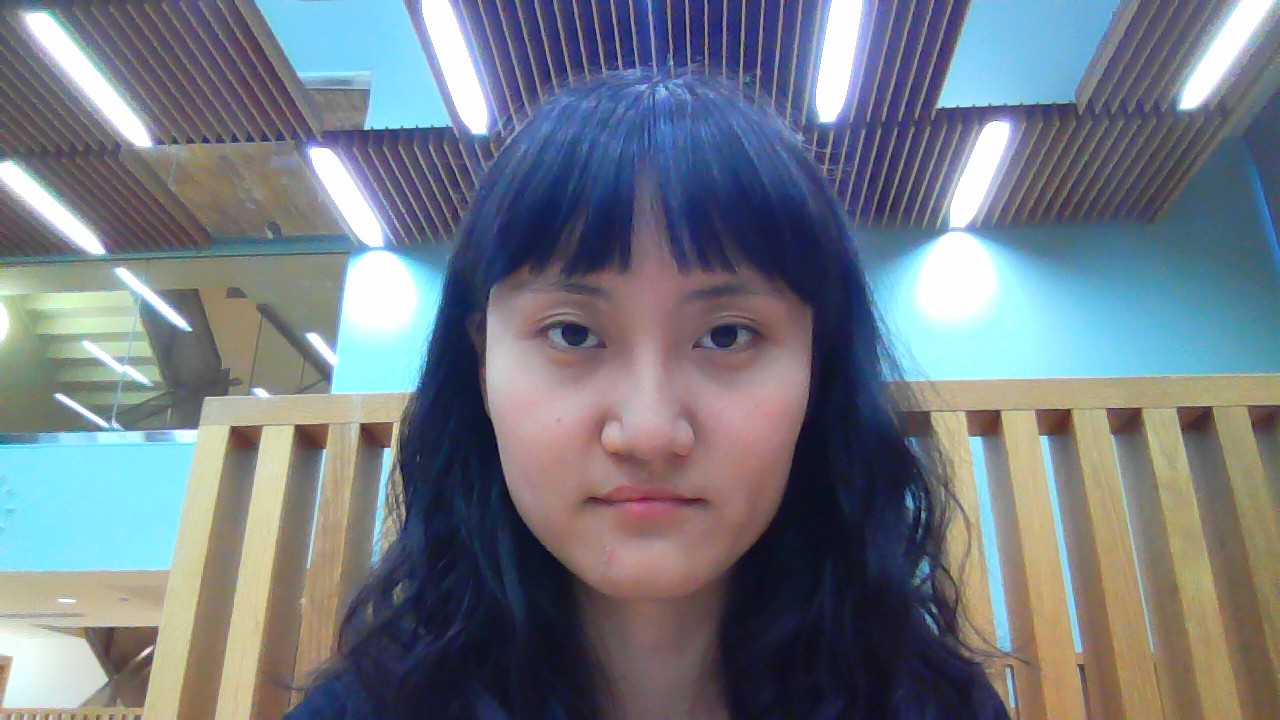
%> input picture my.jpg, 1280 x 720 px
$ octave --eval "result = eyeglassExtract;"   (GNU Octave 9; MATLAB toolbox functions it lacks are replaced by stand-ins)
%> lines starting %> are read from the running program, lines starting %| are printed output that depends on the picture; in (x1, y1, x2, y2) boxes, pixels count from 0 and x2, y2 are one past the last pixel; in counts of white or black regions, pixels touching at a corner belong together; the program's own positions count from 1
### simple-method/decideTh.m
function Th = decideTh(varI)
% Decide the binarizing threshold of an image

varI = round(varI/1000);
switch (varI)
    case 0
        Th = 0.85
    case 1
        Th = 0.8;
    case 2
        Th = 0.7;
    case 3
        Th = 0.6;
    case 4
        Th = 0.55;
    case 5
        Th = 0.15;
    otherwise
        Th = 0.15;
end

end

### simple-method/eyeglassExtract.m
function [EyeGlass, Mask, k1] = eyeglassExtract()
% Eye glasses Extraction Function
[filename, pathname] = uigetfile(...
    {'*.jpg; *.png; *.JPG; *.jpeg; *.JPEG; *.img; *.IMG; *.tif; *.TIF; *.tiff, *.TIFF','Supported Files (*.jpg,*.img,*.tiff,)'; ...
    '*.jpg','jpg Files (*.jpg)';...
    '*.png','png Files (*.png)';...
    '*.JPG','JPG Files (*.JPG)';...
    '*.jpeg','jpeg Files (*.jpeg)';...
    '*.JPEG','JPEG Files (*.JPEG)';...
    '*.img','img Files (*.img)';...
    '*.IMG','IMG Files (*.IMG)';...
    '*.tif','tif Files (*.tif)';...
    '*.TIF','TIF Files (*.TIF)';...
    '*.tiff','tiff Files (*.tiff)';...
    '*.TIFF','TIFF Files (*.TIFF)'});
%> the answer given: ../my.jpg

% No image read in
if isequal(filename,0)
    error(' Load Error: No files selected! Load cancelled.')
end

% Show original image
fullname = fullfile(pathname,filename);
Igl = imread(fullname);
%> Igl is the input picture: size 720x1280x3 uint8; mean R, G, B 115.4, 122.6, 131.8
%figure;imshow(Igl);

close all;clc;
grayIgl = rgb2gray(Igl);
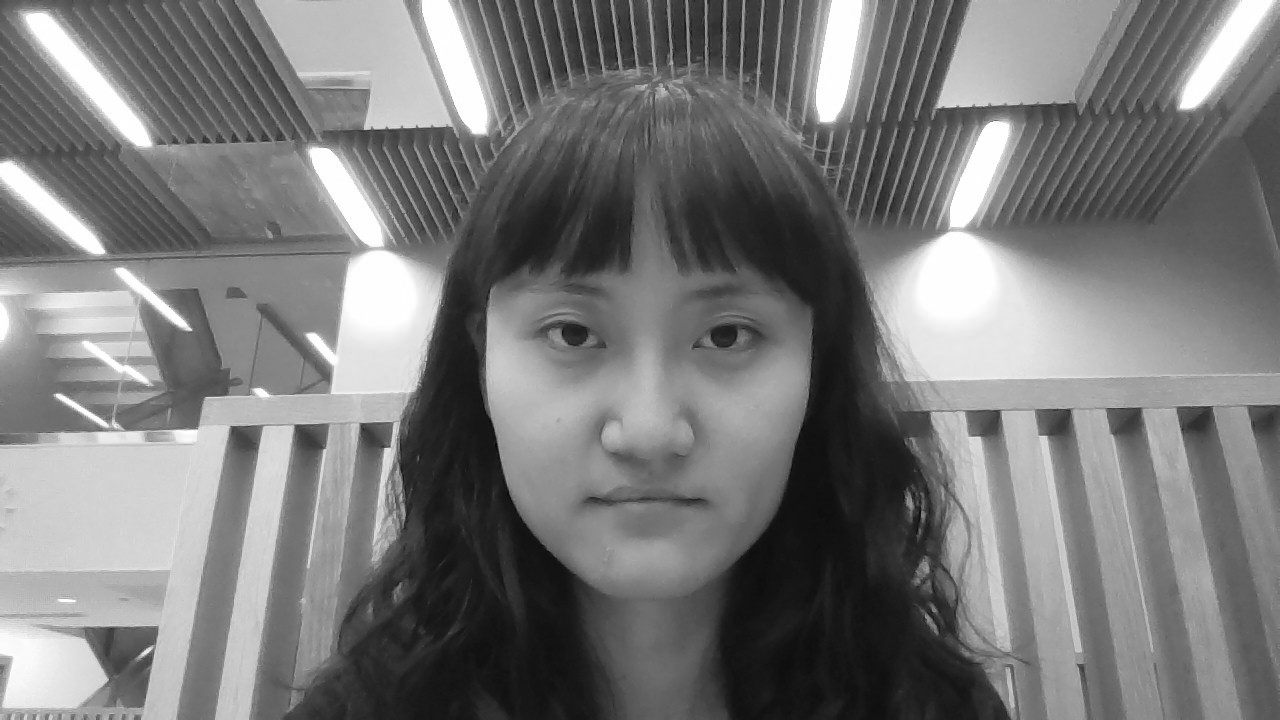
%> grayIgl: size 720x1280 uint8; min 6, max 255, mean 121.5

seBH = strel('disk',80);
J = imbothat(grayIgl,seBH);
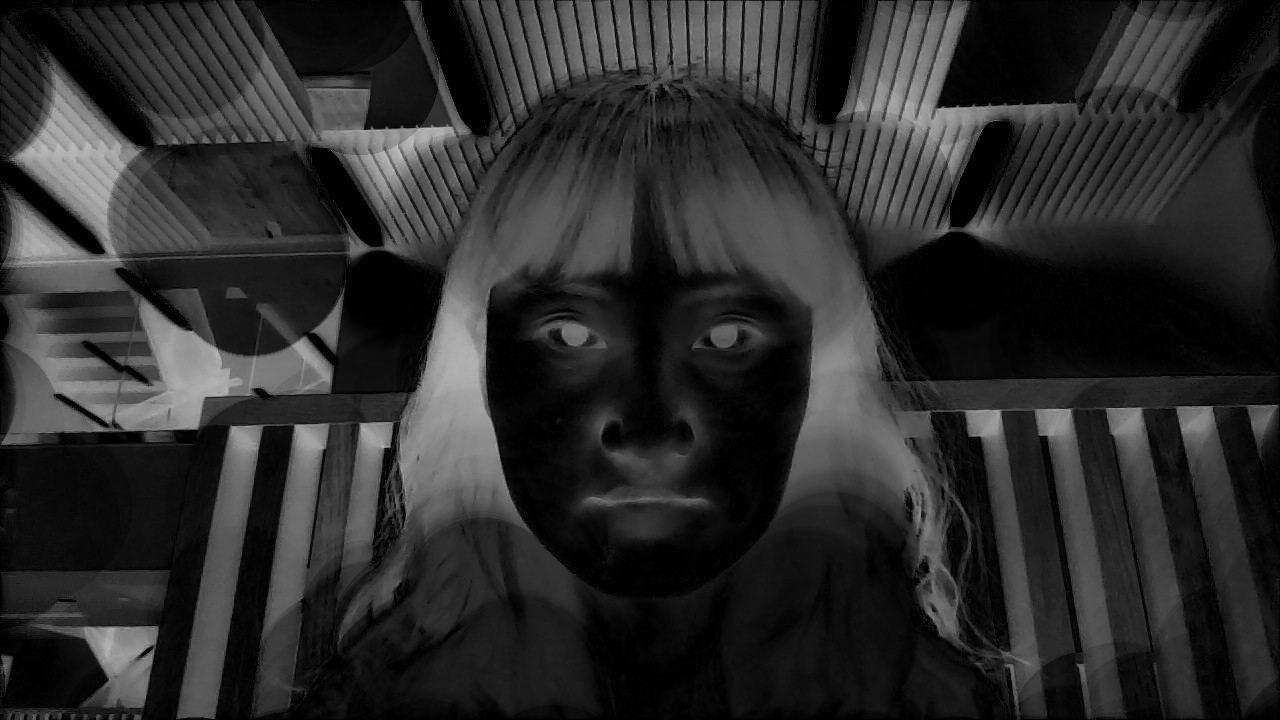
%> J: size 720x1280 uint8; min 0, max 194, mean 43.7
%figure,imshow(J);

%%
% determine the threshold according to global var
varImg = var(double(grayIgl(:)));
%> varImg = 3812.7
th = decideTh(varImg);
%> in decideTh, `varI = round(varI/1000);`: varI = 4
%> th = 0.55

bwIgl = imbinarize(J,'adaptive','Sensitivity',th);
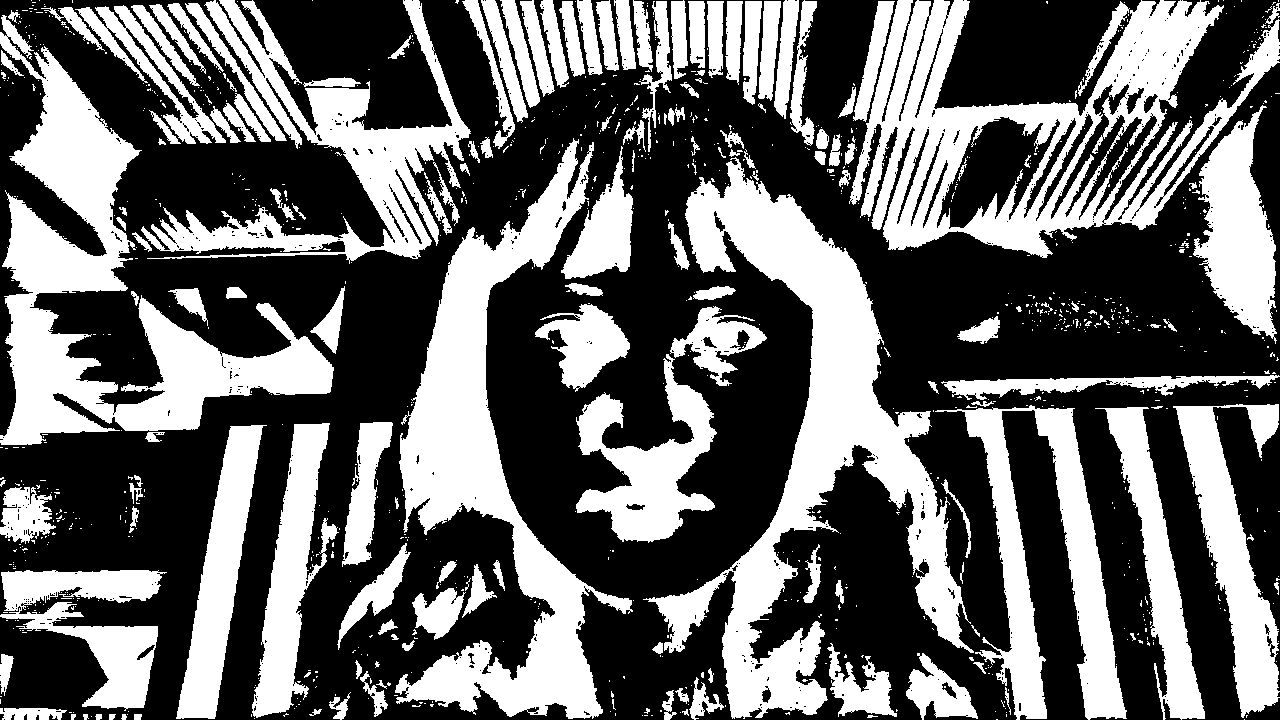
%> bwIgl: size 720x1280 logical; 40.1% white; 1071 white regions (909 under 20 px), largest, box (x1, y1, x2, y2) and area: (643, 157, 974, 719) 48368, (849, 0, 1280, 258) 41433, (0, 15, 334, 445) 40766
figure,imshow(bwIgl);

%%
se = strel('disk',3);
erodedI = imerode(bwIgl,se);
%> erodedI: size 720x1280 logical; 28.4% white; 262 white regions (125 under 20 px), largest, box (x1, y1, x2, y2) and area: (687, 164, 961, 716) 38189, (401, 143, 601, 717) 33280, (5, 54, 137, 293) 14664
%figure,imshow(erodedI);

%%
FiltedI = bwareafilt(erodedI,1);
%> FiltedI: size 720x1280 logical; 4.1% white; 1 white region, box (x1, y1, x2, y2) and area: (687, 164, 961, 716) 38189
%figure,imshow(FiltedI);
se = strel('disk',3);
Mask = imdilate(FiltedI,se);
%> Mask: size 720x1280 logical; 4.9% white; 1 white region, box (x1, y1, x2, y2) and area: (685, 162, 963, 718) 44937
%figure,imshow(Mask);

%%
EyeGlass(:,:,1) = uint8(Mask) .* Igl(:,:,1);
EyeGlass(:,:,2) = uint8(Mask) .* Igl(:,:,2);
EyeGlass(:,:,3) = uint8(Mask) .* Igl(:,:,3);
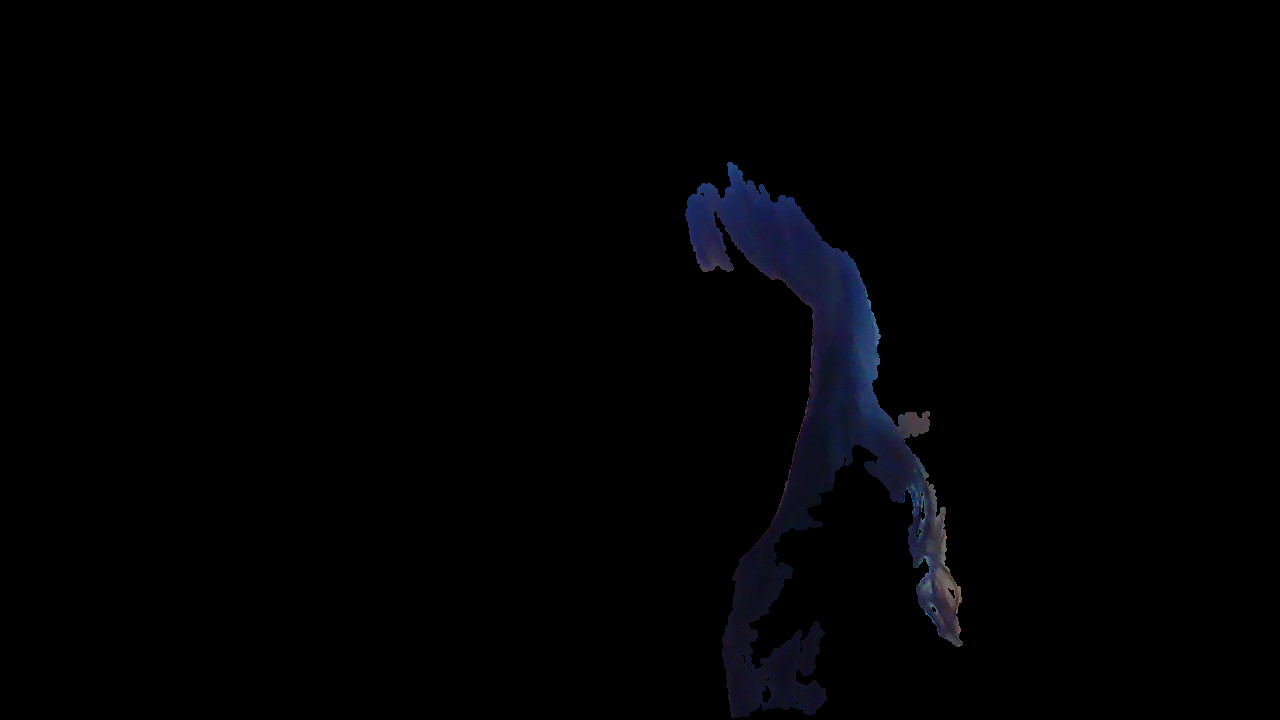
%> EyeGlass: size 720x1280x3 uint8; mean R, G, B 1.4, 1.6, 2.9

figure,imshow(EyeGlass);
k1 = 1.1;
end
